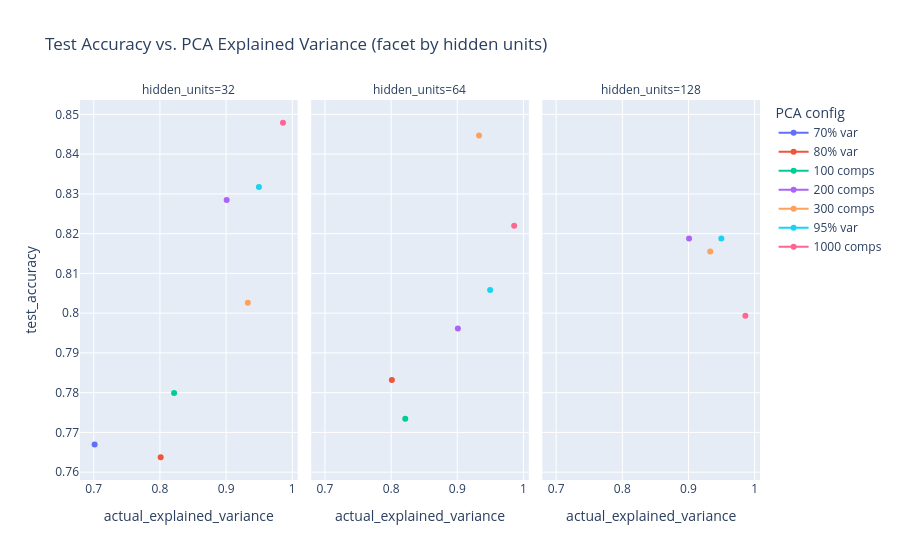

Source (notebook cell):
### Code cell
import itertools
import pandas as pd
import numpy as np
import scipy.io as sio
import torch
from torch.utils.data import DataLoader, Subset
from data_classes.decomposition import PCA_features
from classification_models.classification import MLP
import plotly.express as px

# 1) Load and shuffle the raw data
mat     = sio.loadmat('../data/mine_impact_data_2019.mat')
samples = pd.DataFrame(mat["x"].T)
labels  = pd.Series(mat["y"].ravel(), name="y")
df      = pd.concat([samples, labels], axis=1).dropna().sample(frac=1, random_state=42)
df_X, df_Y = df.iloc[:, :-1], df.iloc[:, -1]

# 2) Helper to train & evaluate one run
def train_and_eval(dataset,
                   hidden_units: int,
                   lr: float,
                   weight_decay: float,
                   epochs: int = 20,
                   batch_size: int = 1) -> float:
    # Split into train/test
    train_idx = list(range(0, 3000))
    test_idx  = list(range(3000, len(dataset)))
    train_ds  = Subset(dataset, train_idx)
    test_ds   = Subset(dataset, test_idx)
    
    train_loader = DataLoader(train_ds, batch_size=batch_size, shuffle=True)
    test_loader  = DataLoader(test_ds, batch_size=batch_size, shuffle=False)
    
    device = torch.device("cuda" if torch.cuda.is_available() else "cpu")
    model  = MLP(nb_hidden=hidden_units,
                 input_dim=dataset[0][0].shape[0],
                 output_dim=2).to(device)

    criterion = torch.nn.CrossEntropyLoss()
    optimizer = torch.optim.SGD(model.parameters(),
                                lr=lr,
                                weight_decay=weight_decay)
    
    # Training loop
    for epoch in range(epochs):
        model.train()
        for x, y in train_loader:
            x, y = x.to(device), y.to(device)
            optimizer.zero_grad()
            loss = criterion(model(x), y)
            loss.backward()
            optimizer.step()
    
    # Evaluation
    model.eval()
    correct = 0
    with torch.no_grad():
        for x, y in test_loader:
            x, y = x.to(device), y.to(device)
            pred = model(x)
            correct += (pred.argmax(1) == y).sum().item()
    return correct / len(test_loader.dataset)

# 3) Build the list of PCA specs to try
pca_specs = []
# fixed-component runs
for k in [100, 200, 300, 1000]:
    pca_specs.append({"n_components": k,   "target_explained_variance": None})
# explained-variance runs
for v in [0.95, 0.80, 0.70]:
    pca_specs.append({"n_components": None, "target_explained_variance": v})

# 4) Hidden-unit options (must be < n_components)
hidden_options = [32, 64, 128]

# 5) Fixed MLP hyperparameters
LR         = 1e-4
WD         = 1e-2
EPOCHS     = 15
BATCH_SIZE = 1

# 6) Sweep and collect results
results = []
for spec in pca_specs:
    # instantiate PCA dataset
    ds = PCA_features(df_X, df_Y,
                      n_components       = spec["n_components"],
                      explained_variance = spec["target_explained_variance"])
    
    actual_var = ds.pca.explained_variance_ratio_.sum()
    actual_n  = ds.n_components  # number of PCA components used

    # for each hidden-unit count that's < actual_n
    for hu in hidden_options:
        if hu < actual_n:
            test_acc = train_and_eval(ds,
                                      hidden_units = hu,
                                      lr           = LR,
                                      weight_decay = WD,
                                      epochs       = EPOCHS,
                                      batch_size   = BATCH_SIZE)

            results.append({
                "n_components":              actual_n,
                "target_explained_variance": spec["target_explained_variance"],
                "actual_explained_variance": actual_var,
                "hidden_units":              hu,
                "test_accuracy":             test_acc
            })

df_results = pd.DataFrame(results)
print(df_results)

# 7) Build labels for plotting
def make_pca_label(row):
    if pd.notna(row["target_explained_variance"]):
        pct = int(row["target_explained_variance"] * 100)
        return f"{pct}% var"
    else:
        return f"{int(row['n_components'])} comps"

df_results["pca_label"] = df_results.apply(make_pca_label, axis=1)

# 8) Sort for nice plotting
df_results = df_results.sort_values(["hidden_units", "actual_explained_variance"])

# 9) Plot: Test accuracy vs. explained variance, facetted by hidden_units
fig = px.line(
    df_results,
    x="actual_explained_variance",
    y="test_accuracy",
    color="pca_label",
    facet_col="hidden_units",
    markers=True,
    title="Test Accuracy vs. PCA Explained Variance\n(facet by hidden units)"
)
fig.update_layout(legend_title="PCA config")
fig.show()

### Figure 1 — Plotly figure (JSON) as saved in the notebook; plotly's stock layout.template omitted (floating-point values rounded to 4 significant figures)
{"data": [{"hovertemplate": "pca_label=70% var<br>hidden_units=32<br>actual_explained_variance=%{x}<br>test_accuracy=%{y}<extra></extra>", "legendgroup": "70% var", "line": {"color": "#636efa", "dash": "solid"}, "marker": {"symbol": "circle"}, "mode": "lines+markers", "name": "70% var", "orientation": "v", "showlegend": true, "type": "scatter", "x": [0.7013], "xaxis": "x", "y": [0.767], "yaxis": "y"}, {"hovertemplate": "pca_label=80% var<br>hidden_units=32<br>actual_explained_variance=%{x}<br>test_accuracy=%{y}<extra></extra>", "legendgroup": "80% var", "line": {"color": "#EF553B", "dash": "solid"}, "marker": {"symbol": "circle"}, "mode": "lines+markers", "name": "80% var", "orientation": "v", "showlegend": true, "type": "scatter", "x": [0.8011], "xaxis": "x", "y": [0.7638], "yaxis": "y"}, {"hovertemplate": "pca_label=80% var<br>hidden_units=64<br>actual_explained_variance=%{x}<br>test_accuracy=%{y}<extra></extra>", "legendgroup": "80% var", "line": {"color": "#EF553B", "dash": "solid"}, "marker": {"symbol": "circle"}, "mode": "lines+markers", "name": "80% var", "orientation": "v", "showlegend": false, "type": "scatter", "x": [0.8011], "xaxis": "x2", "y": [0.7832], "yaxis": "y2"}, {"hovertemplate": "pca_label=100 comps<br>hidden_units=32<br>actual_explained_variance=%{x}<br>test_accuracy=%{y}<extra></extra>", "legendgroup": "100 comps", "line": {"color": "#00cc96", "dash": "solid"}, "marker": {"symbol": "circle"}, "mode": "lines+markers", "name": "100 comps", "orientation": "v", "showlegend": true, "type": "scatter", "x": [0.8214], "xaxis": "x", "y": [0.7799], "yaxis": "y"}, {"hovertemplate": "pca_label=100 comps<br>hidden_units=64<br>actual_explained_variance=%{x}<br>test_accuracy=%{y}<extra></extra>", "legendgroup": "100 comps", "line": {"color": "#00cc96", "dash": "solid"}, "marker": {"symbol": "circle"}, "mode": "lines+markers", "name": "100 comps", "orientation": "v", "showlegend": false, "type": "scatter", "x": [0.8214], "xaxis": "x2", "y": [0.7735], "yaxis": "y2"}, {"hovertemplate": "pca_label=200 comps<br>hidden_units=32<br>actual_explained_variance=%{x}<br>test_accuracy=%{y}<extra></extra>", "legendgroup": "200 comps", "line": {"color": "#ab63fa", "dash": "solid"}, "marker": {"symbol": "circle"}, "mode": "lines+markers", "name": "200 comps", "orientation": "v", "showlegend": true, "type": "scatter", "x": [0.9009], "xaxis": "x", "y": [0.8285], "yaxis": "y"}, {"hovertemplate": "pca_label=200 comps<br>hidden_units=64<br>actual_explained_variance=%{x}<br>test_accuracy=%{y}<extra></extra>", "legendgroup": "200 comps", "line": {"color": "#ab63fa", "dash": "solid"}, "marker": {"symbol": "circle"}, "mode": "lines+markers", "name": "200 comps", "orientation": "v", "showlegend": false, "type": "scatter", "x": [0.9009], "xaxis": "x2", "y": [0.7961], "yaxis": "y2"}, {"hovertemplate": "pca_label=200 comps<br>hidden_units=128<br>actual_explained_variance=%{x}<br>test_accuracy=%{y}<extra></extra>", "legendgroup": "200 comps", "line": {"color": "#ab63fa", "dash": "solid"}, "marker": {"symbol": "circle"}, "mode": "lines+markers", "name": "200 comps", "orientation": "v", "showlegend": false, "type": "scatter", "x": [0.9009], "xaxis": "x3", "y": [0.8188], "yaxis": "y3"}, {"hovertemplate": "pca_label=300 comps<br>hidden_units=32<br>actual_explained_variance=%{x}<br>test_accuracy=%{y}<extra></extra>", "legendgroup": "300 comps", "line": {"color": "#FFA15A", "dash": "solid"}, "marker": {"symbol": "circle"}, "mode": "lines+markers", "name": "300 comps", "orientation": "v", "showlegend": true, "type": "scatter", "x": [0.9329], "xaxis": "x", "y": [0.8026], "yaxis": "y"}, {"hovertemplate": "pca_label=300 comps<br>hidden_units=64<br>actual_explained_variance=%{x}<br>test_accuracy=%{y}<extra></extra>", "legendgroup": "300 comps", "line": {"color": "#FFA15A", "dash": "solid"}, "marker": {"symbol": "circle"}, "mode": "lines+markers", "name": "300 comps", "orientation": "v", "showlegend": false, "type": "scatter", "x": [0.9329], "xaxis": "x2", "y": [0.8447], "yaxis": "y2"}, {"hovertemplate": "pca_label=300 comps<br>hidden_units=128<br>actual_explained_variance=%{x}<br>test_accuracy=%{y}<extra></extra>", "legendgroup": "300 comps", "line": {"color": "#FFA15A", "dash": "solid"}, "marker": {"symbol": "circle"}, "mode": "lines+markers", "name": "300 comps", "orientation": "v", "showlegend": false, "type": "scatter", "x": [0.9329], "xaxis": "x3", "y": [0.8155], "yaxis": "y3"}, {"hovertemplate": "pca_label=95% var<br>hidden_units=32<br>actual_explained_variance=%{x}<br>test_accuracy=%{y}<extra></extra>", "legendgroup": "95% var", "line": {"color": "#19d3f3", "dash": "solid"}, "marker": {"symbol": "circle"}, "mode": "lines+markers", "name": "95% var", "orientation": "v", "showlegend": true, "type": "scatter", "x": [0.9496], "xaxis": "x", "y": [0.8317], "yaxis": "y"}, {"hovertemplate": "pca_label=95% var<br>hidden_units=64<br>actual_explained_variance=%{x}<br>test_accuracy=%{y}<extra></extra>", "legendgroup": "95% var", "line": {"color": "#19d3f3", "dash": "solid"}, "marker": {"symbol": "circle"}, "mode": "lines+markers", "name": "95% var", "orientation": "v", "showlegend": false, "type": "scatter", "x": [0.9496], "xaxis": "x2", "y": [0.8058], "yaxis": "y2"}, {"hovertemplate": "pca_label=95% var<br>hidden_units=128<br>actual_explained_variance=%{x}<br>test_accuracy=%{y}<extra></extra>", "legendgroup": "95% var", "line": {"color": "#19d3f3", "dash": "solid"}, "marker": {"symbol": "circle"}, "mode": "lines+markers", "name": "95% var", "orientation": "v", "showlegend": false, "type": "scatter", "x": [0.9496], "xaxis": "x3", "y": [0.8188], "yaxis": "y3"}, {"hovertemplate": "pca_label=1000 comps<br>hidden_units=32<br>actual_explained_variance=%{x}<br>test_accuracy=%{y}<extra></extra>", "legendgroup": "1000 comps", "line": {"color": "#FF6692", "dash": "solid"}, "marker": {"symbol": "circle"}, "mode": "lines+markers", "name": "1000 comps", "orientation": "v", "showlegend": true, "type": "scatter", "x": [0.986], "xaxis": "x", "y": [0.8479], "yaxis": "y"}, {"hovertemplate": "pca_label=1000 comps<br>hidden_units=64<br>actual_explained_variance=%{x}<br>test_accuracy=%{y}<extra></extra>", "legendgroup": "1000 comps", "line": {"color": "#FF6692", "dash": "solid"}, "marker": {"symbol": "circle"}, "mode": "lines+markers", "name": "1000 comps", "orientation": "v", "showlegend": false, "type": "scatter", "x": [0.986], "xaxis": "x2", "y": [0.822], "yaxis": "y2"}, {"hovertemplate": "pca_label=1000 comps<br>hidden_units=128<br>actual_explained_variance=%{x}<br>test_accuracy=%{y}<extra></extra>", "legendgroup": "1000 comps", "line": {"color": "#FF6692", "dash": "solid"}, "marker": {"symbol": "circle"}, "mode": "lines+markers", "name": "1000 comps", "orientation": "v", "showlegend": false, "type": "scatter", "x": [0.986], "xaxis": "x3", "y": [0.7994], "yaxis": "y3"}], "layout": {"annotations": [{"font": {}, "showarrow": false, "text": "hidden_units=32", "x": 0.16, "xanchor": "center", "xref": "paper", "y": 1, "yanchor": "bottom", "yref": "paper"}, {"font": {}, "showarrow": false, "text": "hidden_units=64", "x": 0.5, "xanchor": "center", "xref": "paper", "y": 1, "yanchor": "bottom", "yref": "paper"}, {"font": {}, "showarrow": false, "text": "hidden_units=128", "x": 0.84, "xanchor": "center", "xref": "paper", "y": 1, "yanchor": "bottom", "yref": "paper"}], "legend": {"title": {"text": "PCA config"}, "tracegroupgap": 0}, "title": {"text": "Test Accuracy vs. PCA Explained Variance\n(facet by hidden units)"}, "xaxis": {"anchor": "y", "domain": [0, 0.32], "title": {"text": "actual_explained_variance"}}, "xaxis2": {"anchor": "y2", "domain": [0.34, 0.66], "matches": "x", "title": {"text": "actual_explained_variance"}}, "xaxis3": {"anchor": "y3", "domain": [0.68, 1.0], "matches": "x", "title": {"text": "actual_explained_variance"}}, "yaxis": {"anchor": "x", "domain": [0, 1], "title": {"text": "test_accuracy"}}, "yaxis2": {"anchor": "x2", "domain": [0, 1], "matches": "y", "showticklabels": false}, "yaxis3": {"anchor": "x3", "domain": [0, 1], "matches": "y", "showticklabels": false}}}
